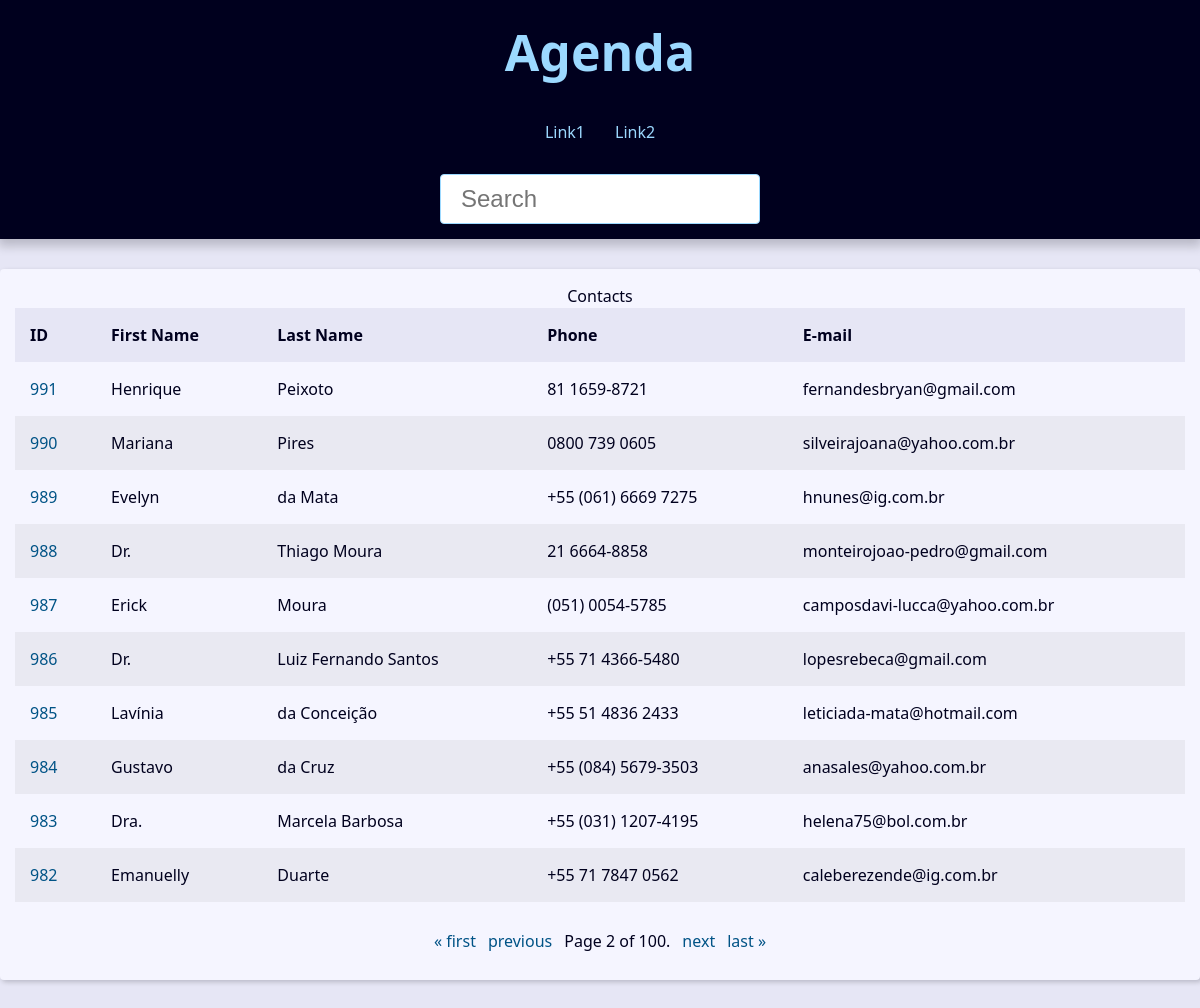
The page /?page=2&q= on the database its author committed.
### contact/models.py (models this page shows, shortened)
class Contact(models.Model):
    first_name = models.CharField(max_length=50)
    last_name = models.CharField(max_length=50)
    phone = models.CharField(max_length=50)
    email = models.EmailField(max_length=254, blank=True)
    created_date = models.DateTimeField(default=timezone.now)
    description = models.TextField(blank=True)
    show = models.BooleanField(default=True)
    picture = models.ImageField(blank=True, upload_to='pictures/%Y/%m')
    category = models.ForeignKey(Category, on_delete=models.SET_NULL, blank=True, null=True)
    owner = models.ForeignKey(User, on_delete=models.SET_NULL, blank=True, null=True)

### contact/views/contact_views.py (the view)
# urls.py: path('', views.index, name='index'),  # type: ignore
def index(request):
    contacts = Contact.objects \
        .filter(show=True)\
        .order_by('-id')
    paginator = Paginator(contacts, 10)
    page_number = request.GET.get("page")
    page_obj = paginator.get_page(page_number)
    context = {
        'page_obj': page_obj,
        'site_title': 'Contatos - '
    }
    return render(
        request,
        'contact/index.html',
        context
    )

### contact/templates/contact/index.html
{% extends 'global/base.html' %}
{% block content %}
  {% if page_obj %}
    <div class="responsive-table">
      <table class="contacts-table">
        <caption class="table-cation">Contacts</caption>
        <thead>
          <tr class="table-row table-row-header">
            <th class="table-header">ID</th>
            <th class="table-header">First Name</th>
            <th class="table-header">Last Name</th>
            <th class="table-header">Phone</th>
            <th class="table-header">E-mail</th>
          </tr>
        </thead>
        <tbody>
          {% for contact in page_obj %}
            <tr class="table-row">
              <td class="table-cel">
                <a href="{% url 'contact:contact' contact.id %}" class="table-link">{{ contact.id }}</a>
              </td>
              <td class="table-cel">{{ contact.first_name }}</td>
              <td class="table-cel">{{ contact.last_name }}</td>
              <td class="table-cel">{{ contact.phone }}</td>
              <td class="table-cel">{{ contact.email }}</td>
            </tr>
          {% endfor %}
        </tbody>
      </table>
    </div>
  {% else %}
    <div class="single-contact">
      <h1 class="single-contact-name">Nenhum contato encontrado.</h1>
    </div>
  {% endif %}
{% endblock %}

### base_static/global/css/style.css (style rules this page uses)
:root { --spacing: 1.5rem; --link-dark-color: rgb(0, 83, 134); --link-light-color: rgb(156, 217, 255); --clr-white: rgb(245, 245, 255); --clr-black: rgb(0, 0, 30); --clr-light-gray: rgb(230, 230, 245); --clr-dark-shadow-5: rgba(0, 0, 10, 5%); --clr-dark-shadow-10: rgba(0, 0, 10, 10%); --clr-dark-shadow-20: rgba(0, 0, 10, 20%); --clr-light-shadow-5: rgba(200, 200, 255, 5%); --clr-light-shadow-10: rgba(200, 200, 255, 10%); --clr-light-shadow-20: rgba(200, 200, 255, 20%); --main-page-width: 120rem; --table-min-width: 60rem; --biggest-font-size: 5rem; --bigger-font-size: 4rem; --big-font-size: 3.2rem; --medium-font-size: 2.4rem; --small-font-size: 1.6rem; --smaller-font-size: 1.4rem; --smallest-font-size: 1.2rem; --transition-fast: 300ms; --transition-medium: 600ms; --transition-slow: 1s; --default-border-radius: 4px; }
*, *::before, *::after { margin: 0; padding: 0; box-sizing: border-box; }
html { font-size: 62.5%; }
body { font-family: system-ui, -apple-system, BlinkMacSystemFont, 'Segoe UI', Roboto, Oxygen, Ubuntu, Cantarell, 'Open Sans', 'Helvetica Neue', sans-serif; line-height: 1.5; font-size: var(--small-font-size); color: var(--clr-black); -webkit-font-smoothing: antialiased; background: var(--clr-light-gray); }
.responsive-table { width: 100%; overflow-x: auto; }
.contacts-table { width: 100%; min-width: var(--table-min-width); border-collapse: collapse; }
.table-row { text-align: left; text-overflow: ellipsis; transition: background-color var(--transition-fast) ease-in-out; }
.table-row:nth-of-type(2n) { background: var(--clr-dark-shadow-5); }
.table-row-header { background: var(--clr-light-gray); color: var(--clr-black); }
.table-cel, .table-header { padding: var(--spacing); }
.table-link { color: var(--link-dark-color); transition: color var(--transition-fast) ease-in-out; text-decoration: none; }

### rows shown on the page
Contact: id "991", first_name "Henrique", last_name "Peixoto", phone "81 1659-8721", email "fernandesbryan@gmail.com"
Contact: id "990", first_name "Mariana", last_name "Pires", phone "0800 739 0605", email "silveirajoana@yahoo.com.br"
Contact: id "989", first_name "Evelyn", last_name "da Mata", phone "+55 (061) 6669 7275", email "hnunes@ig.com.br"
Contact: id "988", first_name "Dr.", last_name "Thiago Moura", phone "21 6664-8858", email "monteirojoao-pedro@gmail.com"
Contact: id "987", first_name "Erick", last_name "Moura", phone "(051) 0054-5785", email "camposdavi-lucca@yahoo.com.br"
Contact: id "986", first_name "Dr.", last_name "Luiz Fernando Santos", phone "+55 71 4366-5480", email "lopesrebeca@gmail.com"
Contact: id "985", first_name "Lavínia", last_name "da Conceição", phone "+55 51 4836 2433", email "leticiada-mata@hotmail.com"
Contact: id "984", first_name "Gustavo", last_name "da Cruz", phone "+55 (084) 5679-3503", email "anasales@yahoo.com.br"
Contact: id "983", first_name "Dra.", last_name "Marcela Barbosa", phone "+55 (031) 1207-4195", email "helena75@bol.com.br"
Contact: id "982", first_name "Emanuelly", last_name "Duarte", phone "+55 71 7847 0562", email "caleberezende@ig.com.br"

### other values the page prints
{{ page_obj.number }} "2"
{{ page_obj.paginator.num_pages }} "100"
